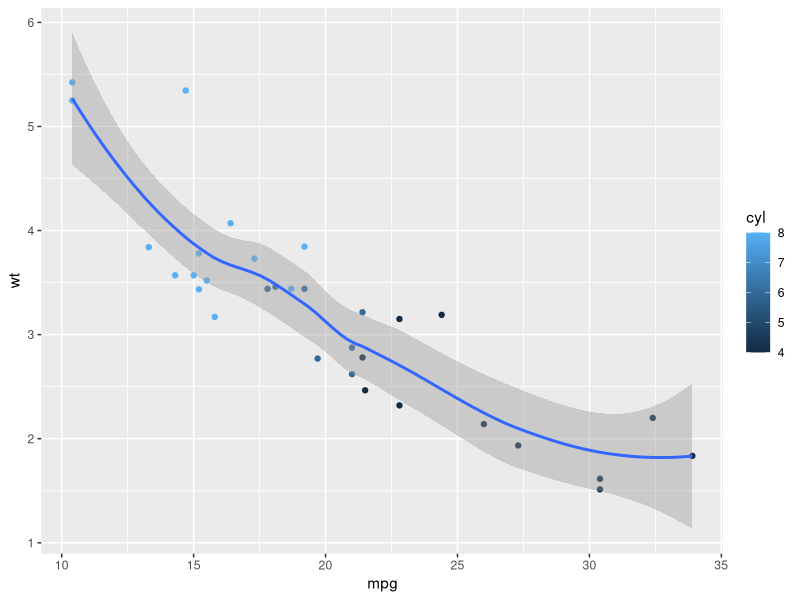

Write R code to recreate this figure.
# remove all graphics objects
graphics.off()
# clear memory
rm(list = ls())

# loading the tidyverse library
library(tidyverse)

# generating a ggplot on some dummy vehicle data
ggplot(mtcars,aes(x = mpg, y = wt, colour=cyl) ) + 
  geom_point() + 
  geom_smooth()
?mtcars

